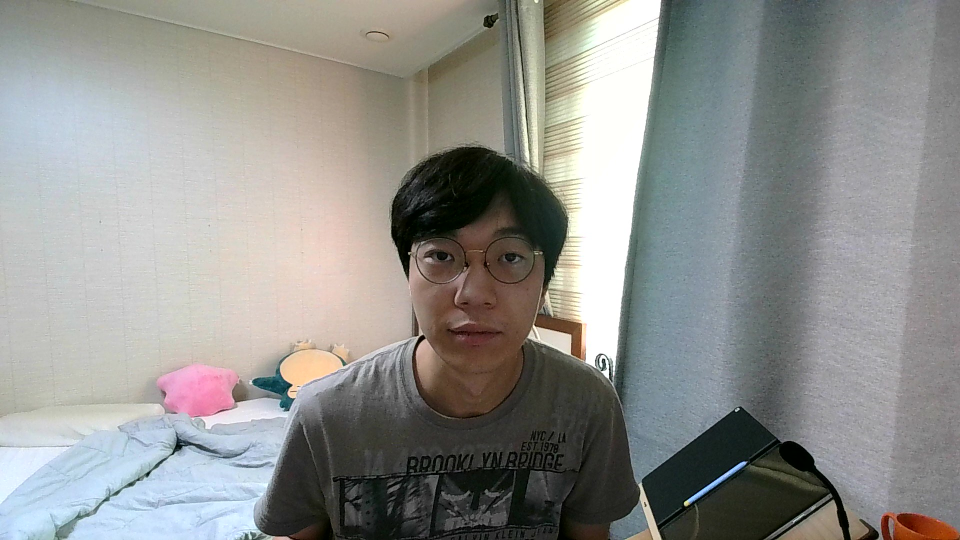
#> input picture exploration/node_03/camera_sticker/images/image.png, 1920 x 1080 px, found by its file name (shown at 1/2 size)
$ jupyter execute --allow-errors '[E-08]shallow_focus.ipynb'
#> lines starting #> are read from the running program, lines starting #| are printed output that depends on the picture
# 프로젝트: 인물 모드 문제점 찾기

[cell 1]
import cv2
import numpy as np
import os
import tarfile
import urllib

from matplotlib import pyplot as plt
import tensorflow as tf

[cell 2]
class DeepLabModel(object):
    INPUT_TENSOR_NAME = 'ImageTensor:0'
    OUTPUT_TENSOR_NAME = 'SemanticPredictions:0'
    INPUT_SIZE = 513
    FROZEN_GRAPH_NAME = 'frozen_inference_graph'

    def __init__(self, tarball_path):
        self.graph = tf.Graph()
        graph_def = None
        tar_file = tarfile.open(tarball_path)
        for tar_info in tar_file.getmembers():
            if self.FROZEN_GRAPH_NAME in os.path.basename(tar_info.name):
                file_handle = tar_file.extractfile(tar_info)
                graph_def = tf.compat.v1.GraphDef.FromString(file_handle.read())
                break
        tar_file.close()

        with self.graph.as_default():
            tf.compat.v1.import_graph_def(graph_def, name='')

        self.sess = tf.compat.v1.Session(graph=self.graph)

    def preprocess(self, img_orig):
        height, width = img_orig.shape[:2]
        resize_ratio = 1.0 * self.INPUT_SIZE / max(width, height)
        target_size = (int(resize_ratio * width), int(resize_ratio * height))
        resized_image = cv2.resize(img_orig, target_size)
        resized_rgb = cv2.cvtColor(resized_image, cv2.COLOR_BGR2RGB)
        img_input = resized_rgb
        return img_input

    def run(self, image):
        img_input = self.preprocess(image)
        batch_seg_map = self.sess.run(
            self.OUTPUT_TENSOR_NAME,
            feed_dict={self.INPUT_TENSOR_NAME: [img_input]})

        seg_map = batch_seg_map[0]
        return cv2.cvtColor(img_input, cv2.COLOR_RGB2BGR), seg_map

[cell 3]
model_dir = os.getenv('HOME')+'/aiffel/exp8/human_segmentation/models'
download_path = os.path.join(model_dir, '/deeplab_model.tar.gz')
#> (the rest of this cell did not finish here and is left out)

## 1. 인물사진

[cell 4]
img_path = os.getenv('HOME')+'/aiffel/human_segmentation/images/image.png'
img_orig = cv2.imread(img_path)
#> img_orig is the input picture: shape (1080, 1920, 3); mean B, G, R 141.2, 144.4, 144
print (img_orig.shape)
#| (1080, 1920, 3)

#> (a cell that did not finish here is left out)

#> (a cell that did not finish here is left out)

#> (a cell that did not finish here is left out)

[cell 8]
# 흐림 설정

img_orig_blur = cv2.blur(img_orig, (30,30))
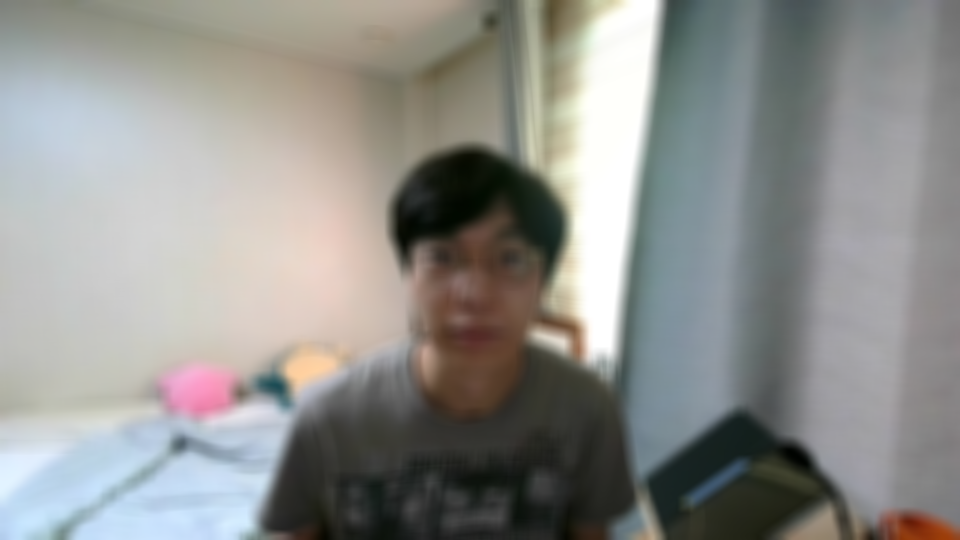
#> img_orig_blur: shape (1080, 1920, 3) (shown at 1/2 size); mean B, G, R 141.2, 144.5, 144
plt.imshow(cv2.cvtColor(img_orig_blur, cv2.COLOR_BGR2RGB))
plt.show()
